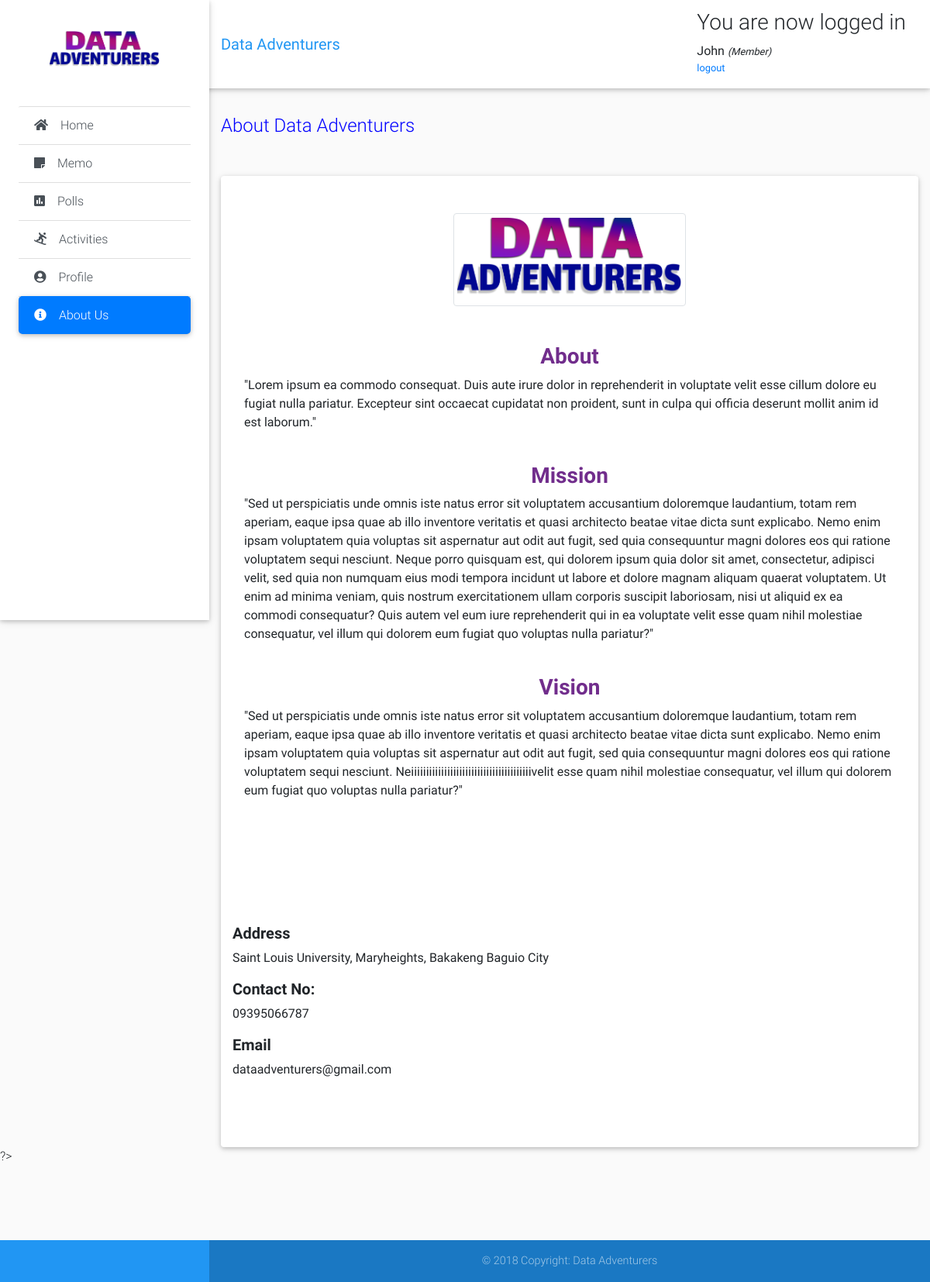
The page /client-modules/about.php (signed in) on the database its author committed.
### tables this page shows
CREATE TABLE IF NOT EXISTS `page_info` (
  `id` int(11) NOT NULL AUTO_INCREMENT,
  `about` varchar(1000) NOT NULL,
  `mission` varchar(1000) NOT NULL,
  `vision` varchar(1000) NOT NULL,
  `address` varchar(250) NOT NULL,
  `contact` varchar(250) NOT NULL,
  `email` varchar(250) NOT NULL,
  `image` varchar(1000) NOT NULL,
  PRIMARY KEY (`id`)
);

### client-modules/about.php (the view, shortened to what this page needs)
<?php
include "header.php";
 ?>
 <div class="list-group list-group-flush">
   <a href="home.php" class="list-group-item list-group-item-action waves-effect">
     <i class="fas fa-home mr-3"></i>Home
   </a>
   <a href="memo.php" class="list-group-item list-group-item-action waves-effect">
     <i class="fas fa-sticky-note mr-3"></i>Memo</a>
   <a href="polls.php" class="list-group-item list-group-item-action waves-effect">
     <i class="fas fa-poll mr-3"></i>Polls</a>
   <a href="activities.php" class="list-group-item list-group-item-action waves-effect">
     <i class="fas fa-snowboarding mr-3"></i>Activities</a>
   <a href="profile.php" class="list-group-item list-group-item-action waves-effect">
     <i class="fas fa-user-circle mr-3"></i>Profile</a>
   <a href="about.php" class="list-group-item list-group-item-action active waves-effect">
     <i class="fas fa-info-circle mr-3"></i>About Us</a>
 </div>
<main class="pt-5 mx-lg-6">
  <div class="container-fluid mt-5">
      <div class="page-title">
        <br>
        <br>
          <h4 class="mb-2 mb-sm-0 pt-1">
            <span>About Data Adventurers</span>
          </h4>
        </div>
      <div class="card">
        <br>
        <br>
    <div class="container">
      <?php
            $result=mysqli_query($link, "select * from page_info");
            $row=mysqli_fetch_array($result);
            ?>
    <div class="form-sec">
      <div class="text-center">
        <img src=" <?php echo $row['image']; ?>" height="300" width="300" class="avatar img-thumbnail" alt="avatar">
        <br>
      </div>
      <br>
      <br>
<?php
        echo "<div class='form-group'>";
        echo "<div class='text-center'>";
        echo "<h3 style='color: #712d8c; font-weight: bold';> About</h3>";
        echo "</div>";
        echo "<div class='container'>";
        echo $row["about"];
        echo "</div>";
        echo "</div>";
        echo "<br>";
        echo "<div class='form-group'>";
        echo "<div class='text-center'>";
        echo "<h3 style='color: #712d8c; font-weight: bold';>Mission</h3>";
        echo "</div>";
        echo "<div class='container'>";
        echo  $row["mission"];
        echo "</div>";
        echo "</div>";
        echo "<br>";
        echo "<div class='form-group'>";
        echo "<div class='text-center'>";
        echo "<h3 style='color: #712d8c; font-weight: bold';> Vision</h3>";
        echo "</div>";
        echo "<div class='container'>";
        echo  $row["vision"];
        echo "</div>";
        echo "</div>";
        echo "<br>";
        echo "<br>";
        echo "<br>";
        echo "<br>";
        echo "<br>";
        echo "<br>";
        echo "<div class='form-group'>";
        echo "<h5 style='font-weight: bold';>Address</h5>";
        echo  $row["address"];
        echo "</div>";
    	  echo "<div class='form-group'>";
        echo "<h5 style='font-weight: bold';>Contact No:</h5>";
        echo  $row["contact"];
        echo "</div>";
    	  echo "<div class='form-group'>";
        echo "<h5 style='font-weight: bold';>Email</h5>";
        echo  $row["email"];
        echo "</div>";
        echo "<br>";
        echo "<br>";
        echo "<br>";
?>
      </div>
      </div>
    </div>
  </div>
</main>
?>
  <?php
  include "footer.php";
  ?>

### client-modules/header.php (shortened to what this page needs)
<?php
include "connection.php";
 ?>
<!DOCTYPE html>
<html lang="en">
<head>
  <link rel="stylesheet" href="https://stackpath.bootstrapcdn.com/bootstrap/4.3.1/css/bootstrap.min.css">
  <link rel="stylesheet" type="text/css" href="https://cdn.datatables.net/v/bs4/dt-1.10.20/datatables.min.css"/>
  <link rel="stylesheet" href="https://use.fontawesome.com/releases/v5.11.2/css/all.css">
  <link href="../css/bootstrap.min.css" rel="stylesheet">
  <link href="../css/mdb.min.css" rel="stylesheet">
  <link href="../css/style.min.css" rel="stylesheet">
  <link href="../css/style.css" rel="stylesheet">
  <body class="grey lighten-5">
    <header>
      <nav class="navbar fixed-top navbar-expand-lg navbar-light white scrolling-navbar">
        <div class="container-fluid">
          <a class="navbar-brand waves-effect" href="about.php" target="_blank">
            <strong class="blue-text">Data Adventurers</strong>
          </a>
          <div class="collapse navbar-collapse" id="navbarSupportedContent">
            <div class="content">
              <?php if (isset($_SESSION['success'])) : ?>
                <div class="error success" >
                  <h3>
                    <?php
                    echo $_SESSION['success'];
                    ?>
                  </h3>
                </div>
              <?php endif ?>
              <div class="profile_info">
                <div>
                  <?php  if (isset($_SESSION['user'])) : ?>
                    <strong>
                      <?php echo
                      $_SESSION['user']['first_name'];
                      ?>
                    </strong>
                    <small>
                      <i>(<?php echo ucfirst($_SESSION['user']['role']); ?>)</i>
                      <br>
                      <ul class="navbar-nav nav-flex-icons">
                        <li class="nav-item">
                          <a href="header.php?logout='1'">logout</a>
                        </li>
                      </ul>
                    </small>
                  <?php endif ?>
                </div>
              </div>
            </div>
          </div>
        </div>
      </nav>
      <div class="sidebar-fixed position-fixed">
        <?php
              $result=mysqli_query($link, "select * from page_info");
              $row=mysqli_fetch_array($result);
              ?>
        <a class="logo-wrapper waves-effect">
          <img src=" <?php echo $row['image']; ?>" class="img-fluid" height="200" width="200" alt="">
        </a>
</head>

### css/style.css (style rules this page uses)
* { padding: 0; margin: 0; }
html { position: relative; min-height: 100%; }
body { margin-bottom: 150px; }
.page-title { margin-bottom: 50px; color: blue; }

### rows shown on the page
page_info: image (picture), about "\"Lorem ipsum ea commodo consequat. Duis aute irure dolor in reprehenderit in voluptate velit esse cillum dolore eu fugiat nulla pariatur. Excepteur sint occaecat cupidatat non proident, sunt in culpa qui officia deserunt mollit anim id est laborum.\"", mission "\"Sed ut perspiciatis unde omnis iste natus error sit voluptatem accusantium doloremque laudantium, totam rem aperiam, eaque ipsa quae ab illo inventore veritatis et quasi architecto beatae vitae dicta sunt explicabo. Nemo enim ipsam voluptatem quia voluptas sit aspernatur aut odit aut fugit, sed quia consequuntur magni dolores eos qui ratione voluptatem sequi nesciunt. Neque porro quisquam est, qui dolorem ipsum quia dolor sit amet, consectetur, adipisci velit, sed quia non numquam eius modi tempora incidunt ut labore et dolore magnam aliquam quaerat voluptatem. Ut enim ad minima veniam, quis nostrum exercitationem ullam corporis suscipit laboriosam, nisi ut aliquid ex ea commodi…", vision "\"Sed ut perspiciatis unde omnis iste natus error sit voluptatem accusantium doloremque laudantium, totam rem aperiam, eaque ipsa quae ab illo inventore veritatis et quasi architecto beatae vitae dicta sunt explicabo. Nemo enim ipsam voluptatem quia voluptas sit aspernatur aut odit aut fugit, sed quia consequuntur magni dolores eos qui ratione voluptatem sequi nesciunt. Neiiiiiiiiiiiiiiiiiiiiiiiiiiiiiiiiiiiiiiiivelit esse quam nihil molestiae consequatur, vel illum qui dolorem eum fugiat quo voluptas nulla pariatur?\"", address "Saint Louis University, Maryheights, Bakakeng Baguio City", contact "09395066787", email "dataadventurers@gmail.com"

### other values the page prints
$_SESSION['success'] "You are now logged in"
$_SESSION['user']['first_name'] "John"
$_SESSION['user']['role'] "Member"
